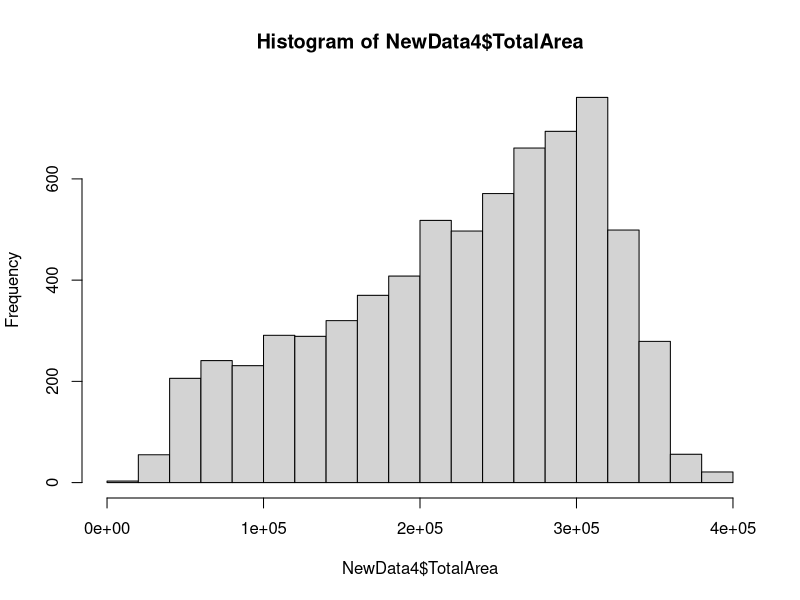
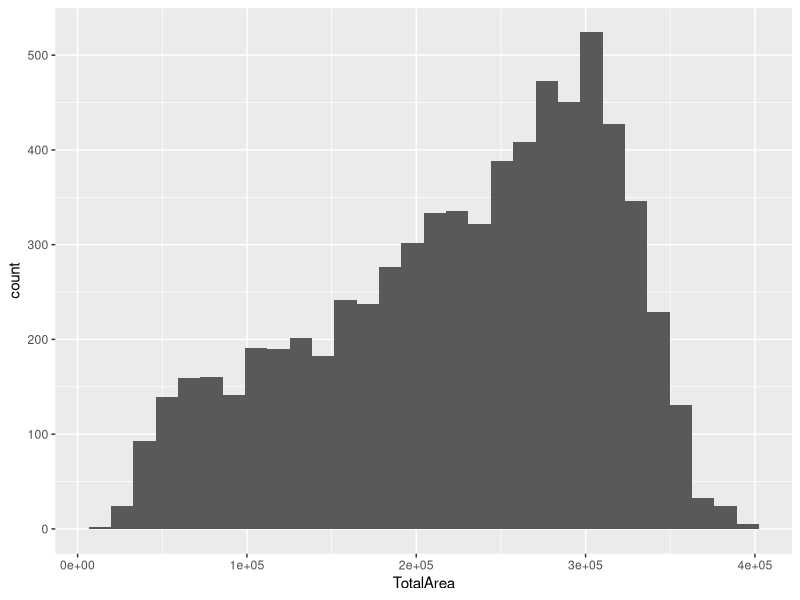

Here is the R script that generated these plots, in order:
library(tidyverse)
library(readr)
library(dplyr) 
##demonstrate you can source, save and load:
##saving revised dataset as a new csv file from previous assignment
#write.csv(Dataset_5, file = "NewData.csv")
##I could also use:
##save(Dataset_5, file = "Newdata.csv")
##Close R and reopen to load data
NewData <- read_csv("NewData.csv")
##I could also use: 
##load("NewData.csv")
##At this point I could source previous assignment by: 
##source('January11th_Assignment_Final.R')
##but I didn't make my own functions during that assignment,
##so this i not useful right now
##Lets examine the structure of the data file: 
#summary(NewData)
##but first we need to make Block into numbers
NewData2 <- separate(data = NewData, col = Block,
                             into = c("B", "Block"),
                             sep = "B")
NewData3 <- NewData2 [, -7]
##Check 
#head(NewData3)
##start data cleaning
##Break data up into tibbles to analyze anomolies, errors, etc. 
##This will tell us if there are any duplicate rows in our data
print(NewData3
      %>% group_by(DGRP, Mutant, Block, temperature, TotalArea, AreaPerc)
      %>% summarize(count = n())
      %>% filter(count>1)
)
##At this point I would delete the duplicate rows but I don't know how to code for that
##Next I could identify the crosses that didn't have large enough sample sizes
print(NewData3
      %>% group_by(Mutant, DGRP, Block)
      %>% summarize(count = n())
      %>% filter(count<5)
)
##I could also put data into their appropriate classes
#It might be more useful to make Mutant, DGRP and Block as factors as they are catagorical
##This dataset has only one temperature, so unsure what its class is... interger?
NewData4 <-(NewData3 %>% 
              mutate(Mutant=as.factor(Mutant)) %>% 
              mutate(DGRP=as.factor(DGRP)) %>%
              mutate(Block=as.factor(Block)) %>%
              mutate(TotalArea=as.numeric(TotalArea)) %>%
              mutate(temperature=as.numeric(temperature)))
##Check and make sure this worked
#str(NewData4)
#summary(NewData4)
##filter(NewData4, temperature != 24)
##The above code is incorrect but I am unsure how to make sure every row has temperature is 24
##I am also unsure how to code to pull out any NA's in the data, but I would also do that using the select or filter funtion?
##use plots to visualize data
##histograms
hist(NewData4$TotalArea)
print(ggplot(NewData, aes(x=TotalArea))
      + geom_histogram())
##There doesn't appear to be any outliers but I'm not really sure what this data structure indicates












